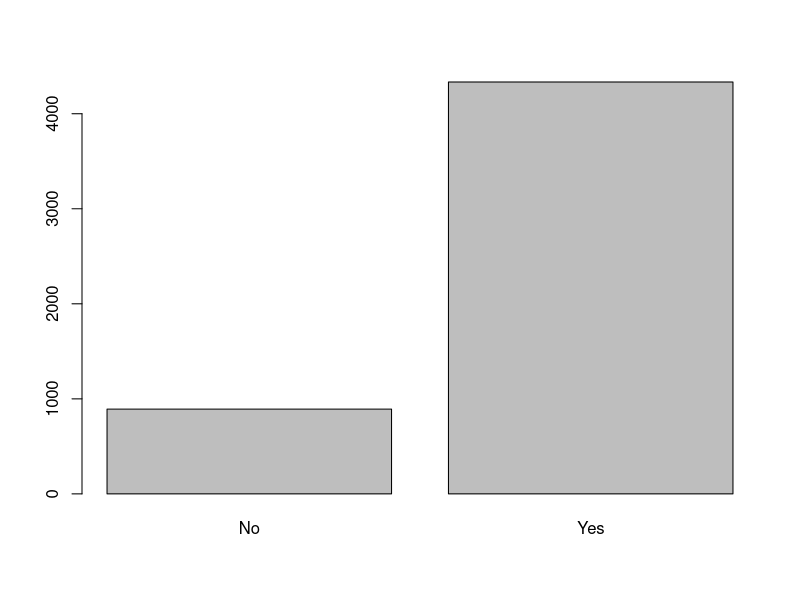

Here is the R script that generated this plot:
## ---- chunk 1
library(knitr)
## ---- chunk 2
library(carData)
tail(Arrests)
## ---- chunk 3
plot(Arrests$released)
